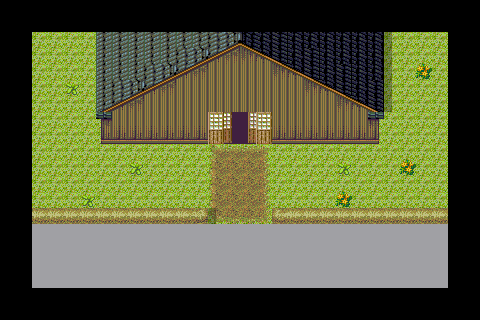

This is a level from a 2D game, rendered from its Tiled map with the project's own tilesets. A one-line summary and the map file follow, with tile-layer data summarised:
An orthogonal 30x20 tile map with 16x16 px tiles, 3 tile layers (Base, MonoShita, shadow), 2 tilesets and 4 objects.

<map version="1.0" orientation="orthogonal" renderorder="right-down" width="30" height="20" tilewidth="16" tileheight="16" nextobjectid="5">
 <tileset firstgid="1" name="gendai-soto" tilewidth="16" tileheight="16" tilecount="480" columns="30">
  <image source="gendai-soto.png" trans="aa55ff" width="480" height="256" />
 </tileset>
 <tileset firstgid="481" name="ST-Sewer-01" tilewidth="16" tileheight="16" tilecount="1504" columns="16">
  <image source="ST-Sewer-01.png" trans="aa55ff" width="256" height="1504" />
 </tileset>
 <layer name="Base" width="30" height="20">
  <properties>
   <property name="z" value="-11" />
  </properties>
  <data>[600 cells, 416 non-empty, 16 distinct tile ids]</data>
 </layer>
 <layer name="MonoShita" width="30" height="20">
  <properties>
   <property name="z" value="-11" />
  </properties>
  <data>[600 cells, 73 non-empty, 27 distinct tile ids]</data>
 </layer>
 <objectgroup name="collision">
  <object id="1" x="0" y="0" width="480" height="32" />
  <object id="2" x="0" y="32" width="32" height="288" />
  <object id="3" x="32" y="288" width="448" height="32" />
  <object id="4" x="448" y="32" width="32" height="256" />
 </objectgroup>
 <layer name="shadow" width="30" height="20">
  <data>[600 cells, 6 non-empty, 1 distinct tile ids]</data>
 </layer>
</map>
